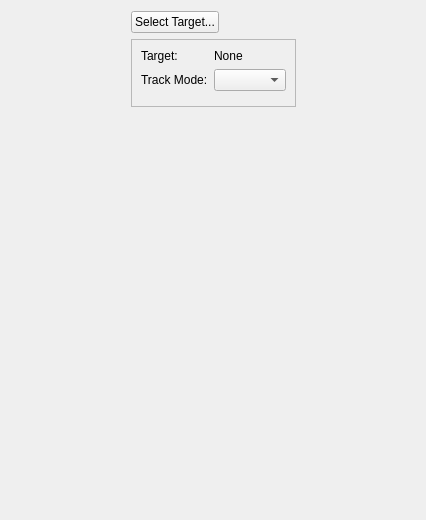
<?xml version="1.0" encoding="UTF-8"?>
<ui version="4.0">
 <class>Form</class>
 <widget class="QWidget" name="Form">
  <property name="geometry">
   <rect>
    <x>0</x>
    <y>0</y>
    <width>426</width>
    <height>520</height>
   </rect>
  </property>
  <property name="windowTitle">
   <string>Camera Control Panel</string>
  </property>
  <layout class="QGridLayout" name="gridLayout_2">
   <item row="0" column="0">
    <spacer name="horizontalSpacer_2">
     <property name="orientation">
      <enum>Qt::Horizontal</enum>
     </property>
     <property name="sizeHint" stdset="0">
      <size>
       <width>40</width>
       <height>20</height>
      </size>
     </property>
    </spacer>
   </item>
   <item row="0" column="1">
    <layout class="QHBoxLayout" name="horizontalLayout">
     <item>
      <widget class="QPushButton" name="setTargetButton">
       <property name="text">
        <string>Select Target...</string>
       </property>
      </widget>
     </item>
     <item>
      <widget class="QLabel" name="selectedObjectNameLabel">
       <property name="text">
        <string/>
       </property>
      </widget>
     </item>
     <item>
      <spacer name="horizontalSpacer_3">
       <property name="orientation">
        <enum>Qt::Horizontal</enum>
       </property>
       <property name="sizeHint" stdset="0">
        <size>
         <width>40</width>
         <height>20</height>
        </size>
       </property>
      </spacer>
     </item>
    </layout>
   </item>
   <item row="0" column="2">
    <spacer name="horizontalSpacer">
     <property name="orientation">
      <enum>Qt::Horizontal</enum>
     </property>
     <property name="sizeHint" stdset="0">
      <size>
       <width>0</width>
       <height>20</height>
      </size>
     </property>
    </spacer>
   </item>
   <item row="1" column="1">
    <widget class="QFrame" name="controlFrame">
     <property name="frameShape">
      <enum>QFrame::StyledPanel</enum>
     </property>
     <property name="frameShadow">
      <enum>QFrame::Raised</enum>
     </property>
     <layout class="QGridLayout" name="gridLayout">
      <item row="1" column="0">
       <widget class="QLabel" name="label_2">
        <property name="text">
         <string>Track Mode:</string>
        </property>
       </widget>
      </item>
      <item row="1" column="1">
       <widget class="QComboBox" name="trackModeCombo"/>
      </item>
      <item row="0" column="0">
       <widget class="QLabel" name="label">
        <property name="text">
         <string>Target:</string>
        </property>
       </widget>
      </item>
      <item row="0" column="1">
       <widget class="QLabel" name="targetNameLabel">
        <property name="text">
         <string>None</string>
        </property>
       </widget>
      </item>
      <item row="3" column="0" colspan="2">
       <layout class="QVBoxLayout" name="propertiesFrame"/>
      </item>
      <item row="2" column="0" colspan="2">
       <widget class="QWidget" name="actionsFrame" native="true">
        <layout class="QVBoxLayout" name="actionsFrameLayout">
         <property name="margin">
          <number>0</number>
         </property>
        </layout>
       </widget>
      </item>
     </layout>
    </widget>
   </item>
   <item row="2" column="1">
    <spacer name="verticalSpacer">
     <property name="orientation">
      <enum>Qt::Vertical</enum>
     </property>
     <property name="sizeHint" stdset="0">
      <size>
       <width>20</width>
       <height>3</height>
      </size>
     </property>
    </spacer>
   </item>
  </layout>
 </widget>
 <resources/>
 <connections/>
</ui>
